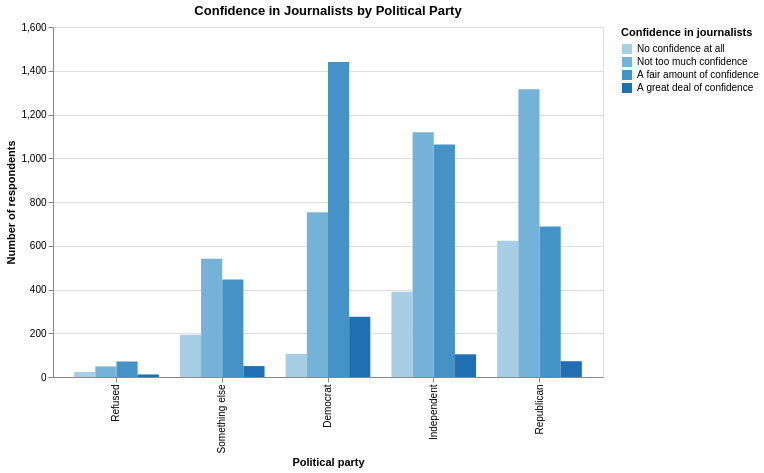

The cell this chart's notebook holds for it:
### Code cell
confidence_col = "journalist_confidence"

df = df.rename(columns={
    "CONF_b_W168. How much confidence, if any, do you have in journalists to act in the best interests of the public?": confidence_col
})

dont_know_refused = "Don't know/Refused/Web blank"

df_confidence = df[
    df[confidence_col].notna()
    & (df[confidence_col] != dont_know_refused)
].copy()

party_confidence_summary = weighted_share(
    df_confidence,
    ["Party", confidence_col],
    ["Party"]
)

party_order = [
    "Refused", "Something else", "Democrat",
    "Independent", "Republican"
]



confidence_order = [
    "Don't know/Refused/Web blank",
    "No confidence at all",
    "Not too much confidence",
    "A fair amount of confidence",
    "A great deal of confidence"
]


party_chart = (
    alt.Chart(party_confidence_summary)
    .mark_bar()
    .encode(
        x=alt.X(
            "Party:N",
            title="Political party",
            sort=party_order
        ),
        y=alt.Y(
            "Weighted_n:Q",
            title="Number of respondents"
        ),
        color=alt.Color(
            f"{confidence_col}:O",
            title="Confidence in journalists",
            sort=confidence_order
        ),
        xOffset=alt.XOffset(
            f"{confidence_col}:N",
            sort=confidence_order
        ),
        tooltip=[
            alt.Tooltip("Party:N"),
            alt.Tooltip(f"{confidence_col}:N", title="Confidence"),
            alt.Tooltip("Weighted_n:Q")
        ]
    )
    .properties(
        title="Confidence in Journalists by Political Party",
        width=550,
        height=350
    )
)

party_chart

### Figure 1 — Vega-Lite specification as saved in the notebook (floating-point values rounded to 4 significant figures)
{"config": {"view": {"continuousWidth": 300, "continuousHeight": 300}}, "data": {"name": "data-223e4515cf0139096b029248632eb219"}, "mark": {"type": "bar"}, "encoding": {"color": {"field": "journalist_confidence", "sort": ["Don't know/Refused/Web blank", "No confidence at all", "Not too much confidence", "A fair amount of confidence", "A great deal of confidence"], "title": "Confidence in journalists", "type": "ordinal"}, "tooltip": [{"field": "Party", "type": "nominal"}, {"field": "journalist_confidence", "title": "Confidence", "type": "nominal"}, {"field": "Weighted_n", "type": "quantitative"}], "x": {"field": "Party", "sort": ["Refused", "Something else", "Democrat", "Independent", "Republican"], "title": "Political party", "type": "nominal"}, "xOffset": {"field": "journalist_confidence", "sort": ["Don't know/Refused/Web blank", "No confidence at all", "Not too much confidence", "A fair amount of confidence", "A great deal of confidence"], "type": "nominal"}, "y": {"field": "Weighted_n", "title": "Number of respondents", "type": "quantitative"}}, "height": 350, "title": "Confidence in Journalists by Political Party", "width": 550, "$schema": "https://vega.github.io/schema/vega-lite/v6.4.1.json", "datasets": {"data-223e4515cf0139096b029248632eb219": [{"Party": "Democrat", "journalist_confidence": "A fair amount of confidence", "Weighted_n": 1440.0, "Weighted_pct": 55.94}, {"Party": "Democrat", "journalist_confidence": "A great deal of confidence", "Weighted_n": 275.7, "Weighted_pct": 10.71}, {"Party": "Democrat", "journalist_confidence": "No confidence at all", "Weighted_n": 106.0, "Weighted_pct": 4.115}, {"Party": "Democrat", "journalist_confidence": "Not too much confidence", "Weighted_n": 752.9, "Weighted_pct": 29.24}, {"Party": "Independent", "journalist_confidence": "A fair amount of confidence", "Weighted_n": 1062.0, "Weighted_pct": 39.72}, {"Party": "Independent", "journalist_confidence": "A great deal of confidence", "Weighted_n": 103.7, "Weighted_pct": 3.879}, {"Party": "Independent", "journalist_confidence": "No confidence at all", "Weighted_n": 389.9, "Weighted_pct": 14.58}, {"Party": "Independent", "journalist_confidence": "Not too much confidence", "Weighted_n": 1119.0, "Weighted_pct": 41.83}, {"Party": "Refused", "journalist_confidence": "A fair amount of confidence", "Weighted_n": 70.94, "Weighted_pct": 46.08}, {"Party": "Refused", "journalist_confidence": "A great deal of confidence", "Weighted_n": 11.58, "Weighted_pct": 7.523}, {"Party": "Refused", "journalist_confidence": "No confidence at all", "Weighted_n": 23.14, "Weighted_pct": 15.03}, {"Party": "Refused", "journalist_confidence": "Not too much confidence", "Weighted_n": 48.29, "Weighted_pct": 31.37}, {"Party": "Republican", "journalist_confidence": "A fair amount of confidence", "Weighted_n": 688.5, "Weighted_pct": 25.51}, {"Party": "Republican", "journalist_confidence": "A great deal of confidence", "Weighted_n": 72.26, "Weighted_pct": 2.677}, {"Party": "Republican", "journalist_confidence": "No confidence at all", "Weighted_n": 622.9, "Weighted_pct": 23.08}, {"Party": "Republican", "journalist_confidence": "Not too much confidence", "Weighted_n": 1316.0, "Weighted_pct": 48.74}, {"Party": "Something else", "journalist_confidence": "A fair amount of confidence", "Weighted_n": 446.2, "Weighted_pct": 36.3}, {"Party": "Something else", "journalist_confidence": "A great deal of confidence", "Weighted_n": 49.96, "Weighted_pct": 4.064}, {"Party": "Something else", "journalist_confidence": "No confidence at all", "Weighted_n": 192.9, "Weighted_pct": 15.69}, {"Party": "Something else", "journalist_confidence": "Not too much confidence", "Weighted_n": 540.2, "Weighted_pct": 43.95}]}}
